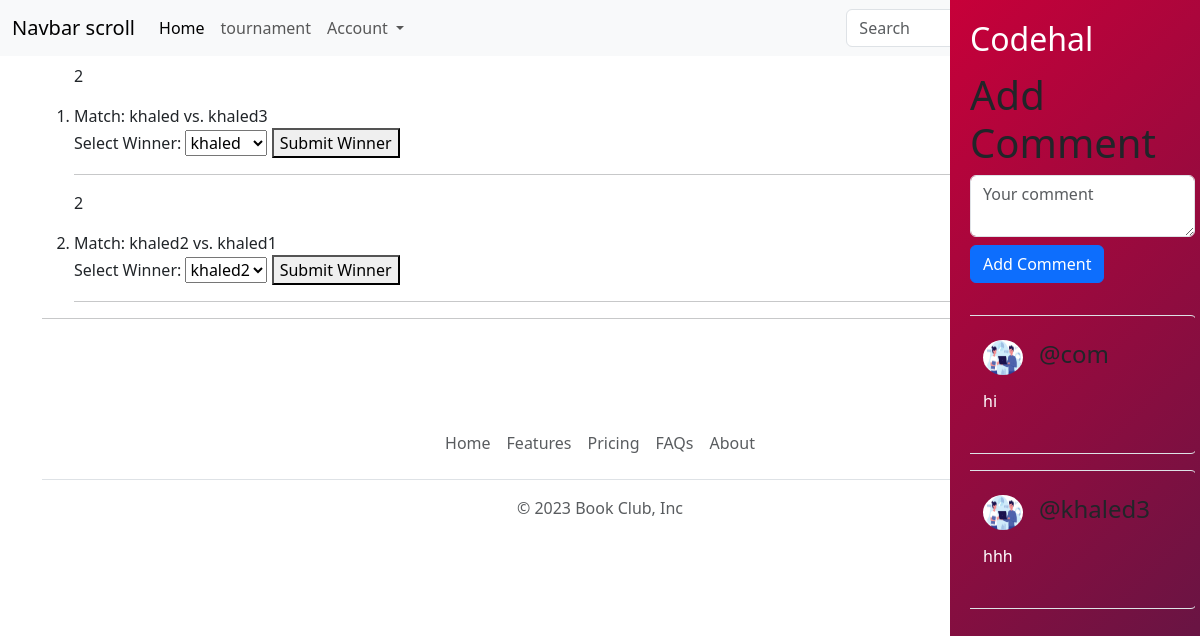
Before: /tournaments/tournament_details/3/ (signed in) with the older database file.
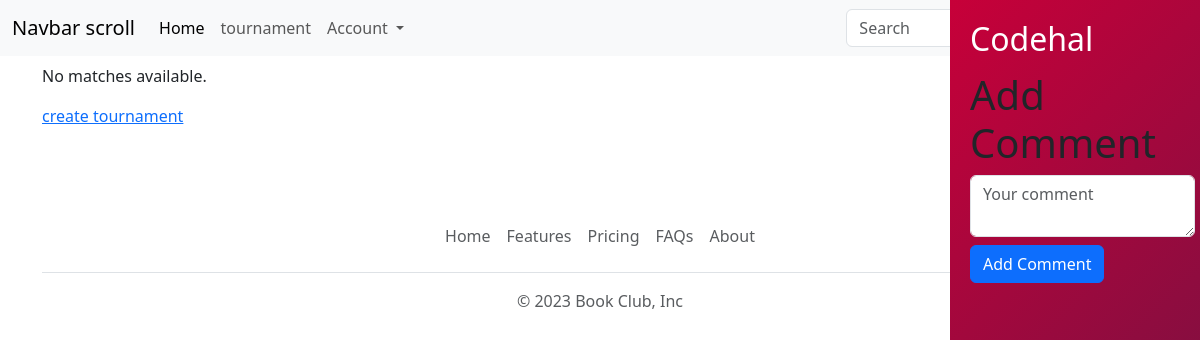
After: the same page with the newer database file.
### tournament/models.py (models this page shows, shortened)
class Match(models.Model):
    tournament = models.ForeignKey(Tournament, on_delete=models.CASCADE)
    player1 = models.ForeignKey(Profile, related_name='matches_as_player1', on_delete=models.CASCADE)
    player2 = models.ForeignKey(Profile, related_name='matches_as_player2', on_delete=models.CASCADE)
    winner = models.ForeignKey(Profile, null=True, blank=True, on_delete=models.CASCADE)
    in_round = models.IntegerField( default=0)

class Profile(models.Model):
    user_choices = (("1", "user"), ("2", "company"))
    user_rank = ((100, "pro"), (500, "master"))
    user = models.OneToOneField(User, on_delete=models.CASCADE)
    birth_date = models.DateField(default="2000-10-10")
    avatar = models.ImageField(upload_to="images/", default="images/default.png")
    states = models.CharField(max_length=160,choices=user_choices, default="1")
    points = models.IntegerField(default=0)
    user_rank = models.CharField(max_length=160,choices=user_choices, default="1")

### comment/models.py (models this page shows)
class Comment(models.Model):
    tournament = models.ForeignKey(Tournament, on_delete=models.CASCADE)
    profile = models.ForeignKey(Profile, on_delete=models.CASCADE)
    content = models.TextField()

### tournament/views.py (the view)
# urls.py: path('tournament_details/<tournament_id>/', views.show_tournament_details, name='show_tournament_details'),
def show_tournament_details(request:HttpRequest, tournament_id):
    tournament = Tournament.objects.get(id=tournament_id)
    matches = Match.objects.filter(tournament=tournament)
    comment = Comment.objects.filter(tournament=tournament)
    profile_user = Profile.objects.get(user=request.user)
    if request.method == "POST" and request.user.is_authenticated:
        new_comment = Comment(tournament=tournament, profile=profile_user, content=request.POST["content"])
        new_comment.save()
    match_len = matches.count()
    return render(request, 'tournament/tournament_details.html', {'tournament': tournament, 'matches': matches, "match_len":match_len, "comments":comment})

### tournament/templates/tournament/tournament_details.html (shortened to what this page needs)
{% extends 'main/base.html' %}
{% block content %}
{% if matches %}
    <ol>
        {% for match in matches %}
        <p>{{match.in_round}}</p>
            <li>
                Match: {{ match.player1.user.username }} vs. {{ match.player2.user.username }}
                {% if not match.winner %}
                    <form method="post" action="{% url 'tournament:select_winner' match.id %}">
                        <label for="winner">Select Winner:</label>
                        <select name="winner">
                            <option value="{{ match.player1.user.id }}">{{ match.player1.user.username }}</option>
                        </select>
                        <button type="submit">Submit Winner</button>
                    </form>
                {% else %}
                    Winner: {{ match.winner.user.username }}
                {% endif %}
            </li>
            <hr>
            {% endfor %}
        </ol>
        <hr>
        {% else %}
    <p>No matches available.</p>
    {% if request.user.profile.states == '2' %}
    <a href="{% url 'tournament:create_tournament' %}"> create tournament</a>
    {%endif%}
{% endif %}
<nav class="sidebar">
    <header>
        <h2>Codehal</h2>
    </header>
    <footer>
        <h1>Add Comment</h1>
        <form action="{% url 'tournament:show_tournament_details' tournament.id %}" method="post" >
            <textarea  class="form-control mt-2" name="content"  placeholder="Your comment"></textarea>
            <input class="btn btn-primary mt-2" type="submit" value="Add Comment" />
        </form>
    </footer>
    <div class="scrollbox">
        <div class="scrollbox-inner">
            <p>
                <div class="row d-flex" style="flex-direction: column-reverse;">
                    {% for comment in comments %}
                    <div class="d-flex flex-column gap-1 border border-1 rounded p-4 mt-3">
                        <div class="d-flex flex-row gap-3">
                            <img src="{{comment.profile.avatar.url}}" width="40px" height="35px" style="border-radius: 50%;">
                            <h4>@{{comment.profile.user.username}}</h4>
                        </div>
                        <p class="mt-2">{{comment.content}}</p>
                    </div>
                    {% endfor%}
                </div>
            </p>
        </div>
    </div>
</nav>
{% endblock %}

Changed rows visible on the page:
removed Match: in_round "2", player1.user.username "khaled", player2.user.username "khaled3", winner "khaled"
removed Match: in_round "2", player1.user.username "khaled2", player2.user.username "khaled1", winner "khaled2"
removed Comment: profile.avatar (placeholder picture), profile.user.username "khaled3", content "hhh"
removed Comment: profile.avatar (placeholder picture), profile.user.username "com", content "hi"
Other visible differences:
text now shown: "No matches available. create tournament"
